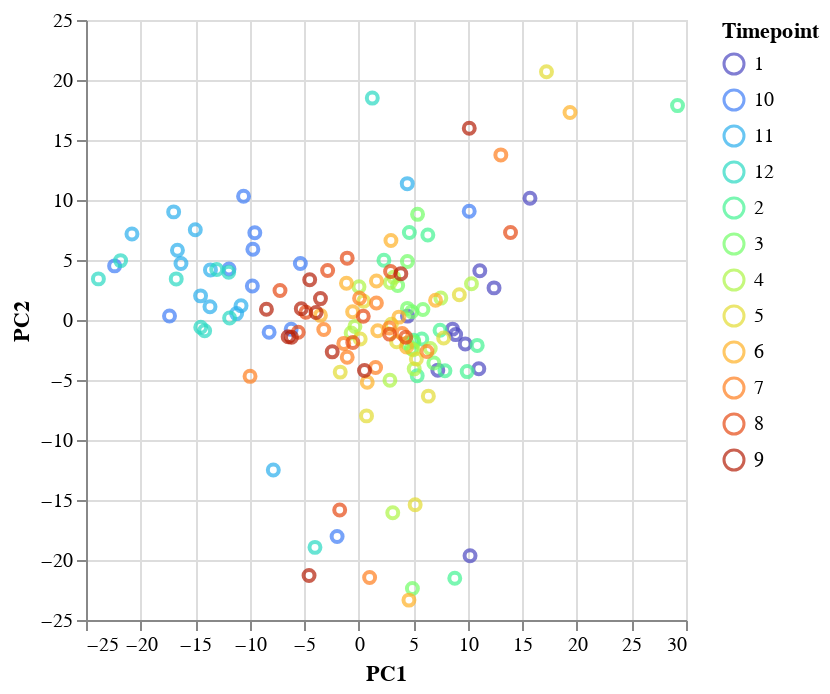

Here is the notebook cell this chart was saved with:
### Code cell
alt.Chart(df_plot).mark_point().encode(
    x='PC1',
    y='PC2',
    color=alt.Color('Timepoint', scale=alt.Scale(scheme='turbo'))
)

### Figure 1 — Vega-Lite specification as saved in the notebook (floating-point values rounded to 4 significant figures; data arrays with more than 128 entries replaced by an {"elided": "..."} marker saying what was removed)
{"config": {"view": {"continuousWidth": 300, "continuousHeight": 300}}, "data": {"name": "data-51e79de4fad6d9925a99b94c32c45687"}, "mark": {"type": "point"}, "encoding": {"color": {"field": "Timepoint", "scale": {"scheme": "turbo"}, "type": "nominal"}, "x": {"field": "PC1", "type": "quantitative"}, "y": {"field": "PC2", "type": "quantitative"}}, "$schema": "https://vega.github.io/schema/vega-lite/v5.20.1.json", "datasets": {"data-51e79de4fad6d9925a99b94c32c45687": {"elided": "139 records"}}}
